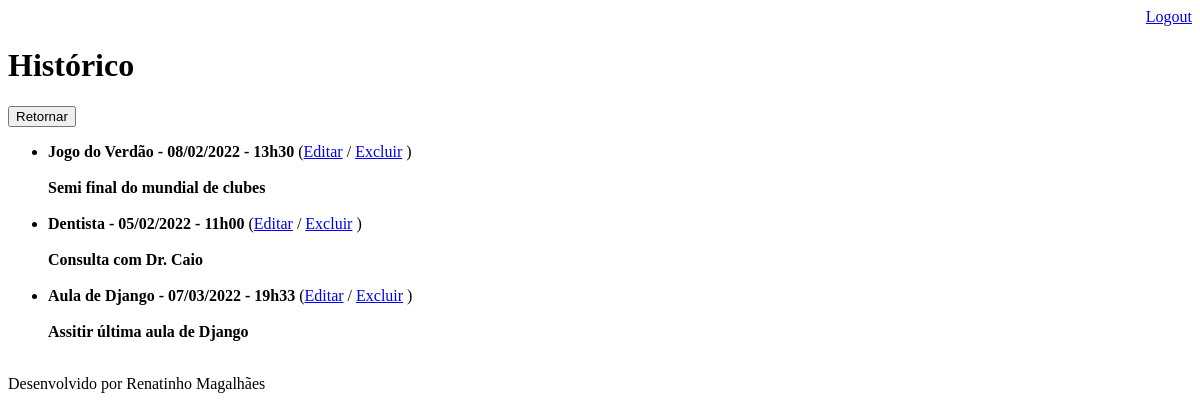
Page /agenda/historico/ (signed in) on the earlier database version.
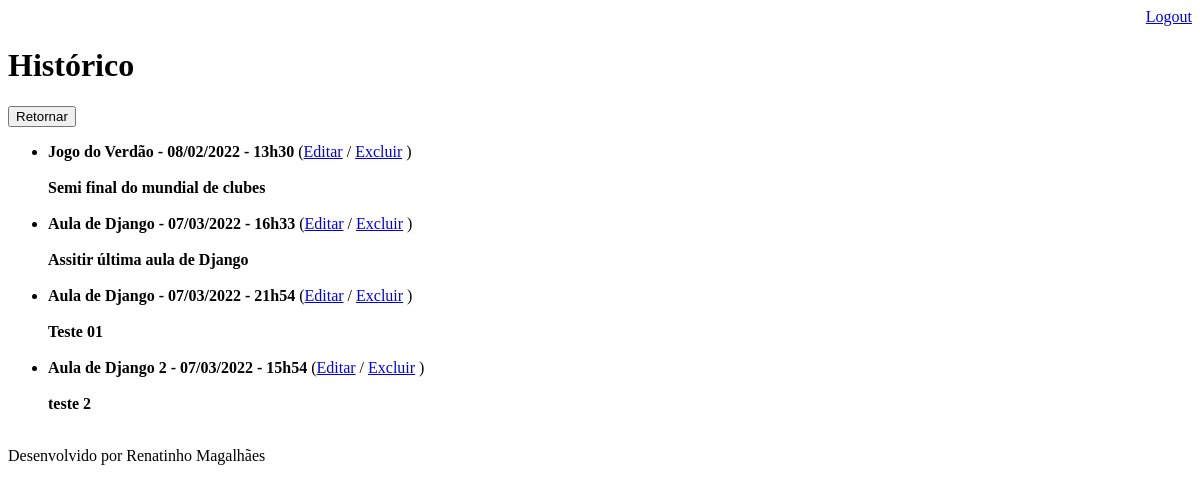
Same page on the later database version.
### core/models.py (models this page shows, shortened)
class Evento(models.Model):
    titulo = models.CharField(max_length=100)
    descricao = models.TextField(blank=True, null=True)
    data_evento = models.DateTimeField(verbose_name='Data do Evento')
    data_criacao = models.DateTimeField(auto_now=True,verbose_name='Data de Criação')
    usuario = models.ForeignKey(User, on_delete=models.CASCADE)
    local = models.CharField(max_length=100, blank=True, null=True)
    class Meta:
        db_table = 'events'
    def get_data_evento(self):
        return self.data_evento.strftime('%d/%m/%Y - %Hh%M')

### core/views.py (the view)
# urls.py: path('agenda/historico/', views.lista_eventos_historico),
@login_required(login_url='/login/')
def lista_eventos_historico(request):
    usuario = request.user
    data_atual = datetime.now()
    try:
        evento = Evento.objects.filter(usuario=usuario,
                                   data_evento__lt=data_atual)
    except Exception:
        raise Http404
    dados = { 'eventos': evento }
    return render(request, 'historico.html', dados)

### templates/historico.html
{% extends "model_page.html" %}
{% block content %}
<h1>Histórico</h1>
<a href="/">
    <button type="button">Retornar</button>
</a>
<ul>
    {% for evento in eventos %}
        <li>
            <div>
                <b>{{ evento.titulo }} - {{ evento.get_data_evento }} </b>
                (<a href="evento/?id={{ evento.id }}">Editar</a>
                / <a href="evento/delete/{{ evento.id }}">Excluir</a> )
            </div>
            <br>
            <b>{{ evento.descricao }}</b>
            <br>
            <br>
        </li>
    {% endfor %}
</ul>
{% endblock %}

### templates/model_page.html
<!DOCTYPE html>
<html lang="en">
<head>
    {% include "model_header.html" %}
</head>
<body>
    {% block content %} {% endblock %}
    {% include "model_footer.html" %}
</body>
</html>

### templates/model_header.html (shortened to what this page needs)
<div align="right">
    <a href="/logout">Logout</a>
</div>

### templates/model_footer.html
<p>Desenvolvido por Renatinho Magalhães</p>

Differences in the rows shown:
removed Evento: titulo "Dentista", get_data_evento "05/02/2022 - 11h00", descricao "Consulta com Dr. Caio"
changed Evento "Assitir última aula de Django": get_data_evento "07/03/2022 - 19h33" → "07/03/2022 - 16h33"
added Evento: titulo "Aula de Django", get_data_evento "07/03/2022 - 21h54", descricao "Teste 01"
added Evento: titulo "Aula de Django 2", get_data_evento "07/03/2022 - 15h54", descricao "teste 2"
